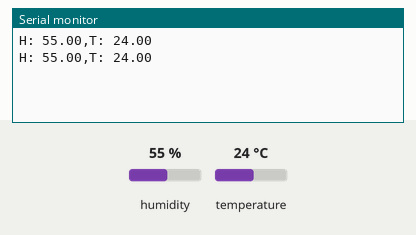
Bench run of a sketch on a simulated Arduino Uno, built with avr-gcc and run on an emulated ATmega328P. On the bench: the last lines printed to the serial monitor. The inputs (shaded band) are chosen by the test bench; at power-on: humidity 55 %, temperature 24 °C.

Above: at 4.8 s.
4.9 s: humidity set to 22 %
At 8.7 s:
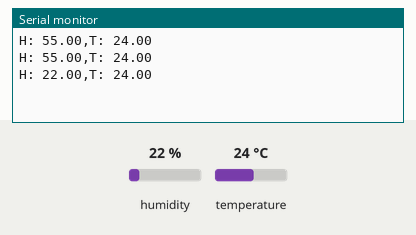
9.9 s: temperature set to 12 °C
At 12.7 s:
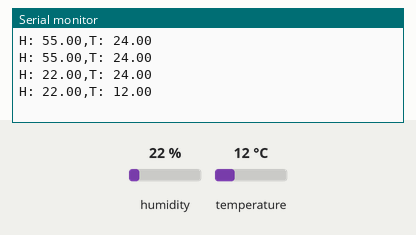
14.9 s: humidity set to 40 %
At 16.6 s:
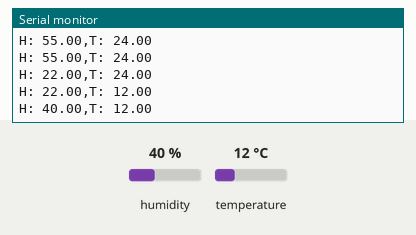
Timing chart, 0 to 18.1 s (numbered marks = the images above; inputs shaded):
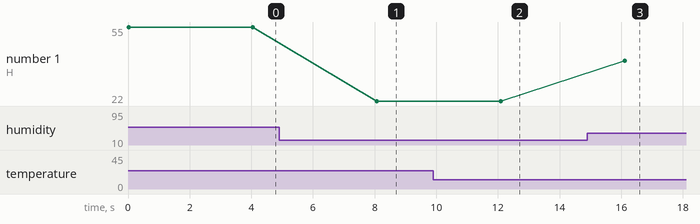

The sketch:

activity11.ino
```cpp
// Activity-11: Read Humidity and Temperature

#include <DHT.h>

DHT dht(2,DHT11);

void setup(){
    dht.begin();
    Serial.begin(9600);
}

void loop(){
    float h=dht.readHumidity();
    float t=dht.readTemperature();

    if(isnan(h)||isnan(t)){
        Serial.println("DHT Error");
        return;
    }

    Serial.print("H: ");
    Serial.print(h);
    Serial.print(",T: ");
    Serial.println(t);
    delay(4000);
}
```

Measured:
- after the input at 4.9 s, the serial monitor: prints a new line after 3.2 s (image 1)
- after the input at 9.9 s, the serial monitor: prints a new line after 2.2 s (image 2)
- after the input at 14.9 s, the serial monitor: prints a new line after 1.2 s (image 3)
- plotted number 1: 55 → 22 after the input at 4.9 s, 22 → 40 after the input at 14.9 s
